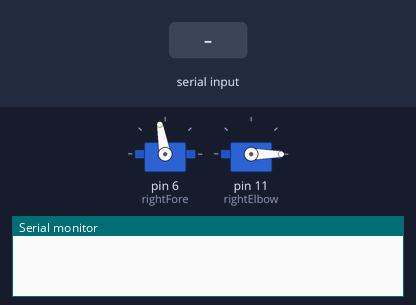
A sketch run on a simulated Arduino Uno, built with avr-gcc and run on an emulated ATmega328P. Shown: 2 × servo, the last lines printed to the serial monitor. Inputs (shaded band) come from the test bench.

Above: at 1.2 s.
1.3 s: "90,45\n" received over Serial
At 2.2 s:
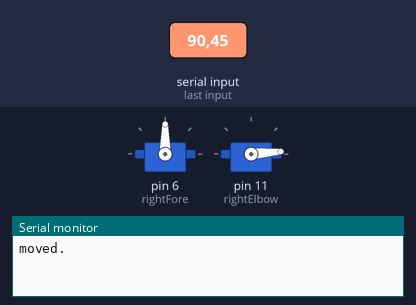
2.8 s: "30,150\n" received over Serial
At 3.3 s:
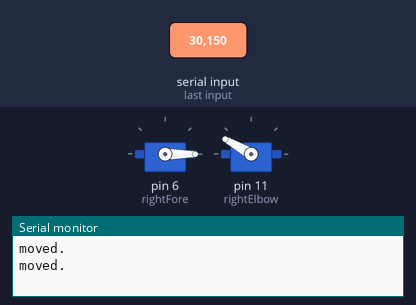
4.3 s: "1,90\n" received over Serial
At 5.5 s:
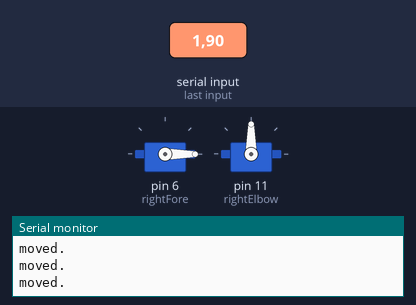
5.8 s: "1,90,45\n" received over Serial
At 8.6 s:
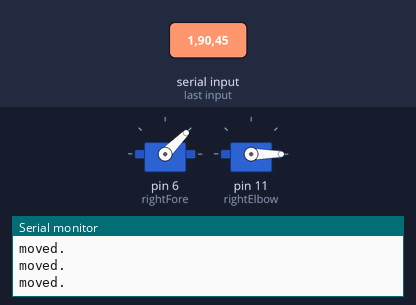
8.8 s: "5\n" received over Serial
At 11.5 s:
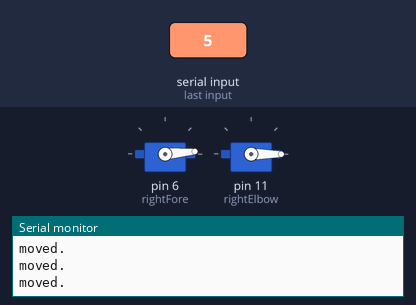
11.8 s: "200\n" received over Serial
At 14.1 s:
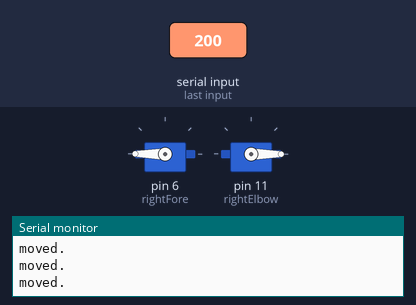
Timing chart, 0 to 15.6 s (numbered marks = the images above; inputs shaded):
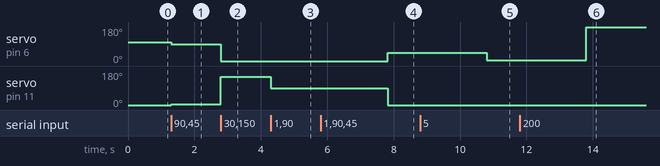

Measured:
- after the input at 1.3 s, servo on pin 6 (rightFore): 100° → 90° at once; servo on pin 11 (rightElbow): 0° → 5° at once
- after the input at 2.8 s, servo on pin 6 (rightFore): 90° → 0° at once; servo on pin 11 (rightElbow): 5° → 150° at once
- after the input at 4.3 s, servo on pin 11 (rightElbow): 150° → 90° at once
- after the input at 5.8 s, servo on pin 6 (rightFore): 0° → 45° after 2.0 s; servo on pin 11 (rightElbow): 90° → 0° after 2.0 s instead of 1.5 s
- after the input at 8.8 s, servo on pin 6 (rightFore): 45° → 5° after 2.0 s
- after the input at 11.8 s, servo on pin 6 (rightFore): 5° → 180° after 2.0 s

The sketch:

Receive_Serial.ino
```cpp
//Default baud speed for communication
#define BAUD 115200
#include <Servo.h>
//macro for on/off
Servo rightFore;
Servo rightElbow;
int shoulAngle;
int elbowAngle;

void setup(){
  Serial.begin(BAUD);
  rightFore.attach(6);
  rightElbow.attach(11);
  rightFore.write(100);
  rightElbow.write(0);

}

int stringToInt(String str) {
  int len = str.length();
  int sum = 0;
  for (int i = 0; i < len; i++) {
    char digit = str[i];
    int num = digit - '0';
    num = num * pow(10, len - i-1);
    sum += num;
  }
  return sum;
}

int getDelimit(String str) {
  String delimiter = ", ";
  int pos = str.indexOf(',');
  return pos;

}

void getAngs(String str){
  int pos = getDelimit(str);
  String ang1 = str.substring(0, pos);
  String ang2 = str.substring(pos + 2, str.length());
  shoulAngle = stringToInt(ang1);
  elbowAngle = stringToInt(ang2);

}


void loop(){
  char delim = ',';
  String input;
  char buff[2];
  int ang1;
  int ang2;
  //If any input is detected in arduino
  if(Serial.available() > 0){
    //read the whole string until '\n' delimiter is read

      ang1 = Serial.parseInt();
      Serial.readBytes(buff, 2);
      ang2= Serial.parseInt();
      rightFore.write(ang1);
      rightElbow.write(ang2);
      delay(20);
      Serial.println("moved.");


  }
}
```
